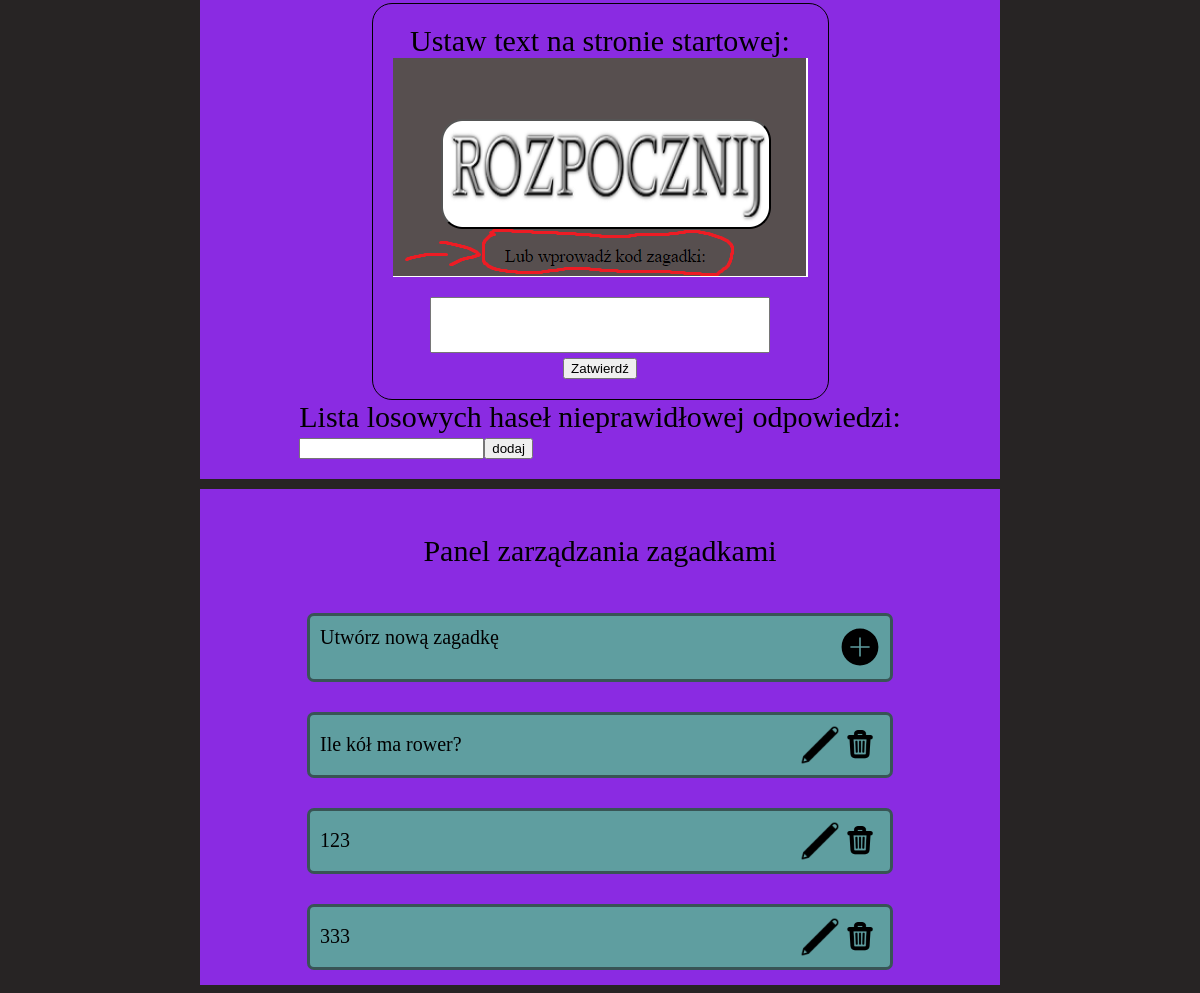
The app's page /administracja/ (signed in, lower part), older data.
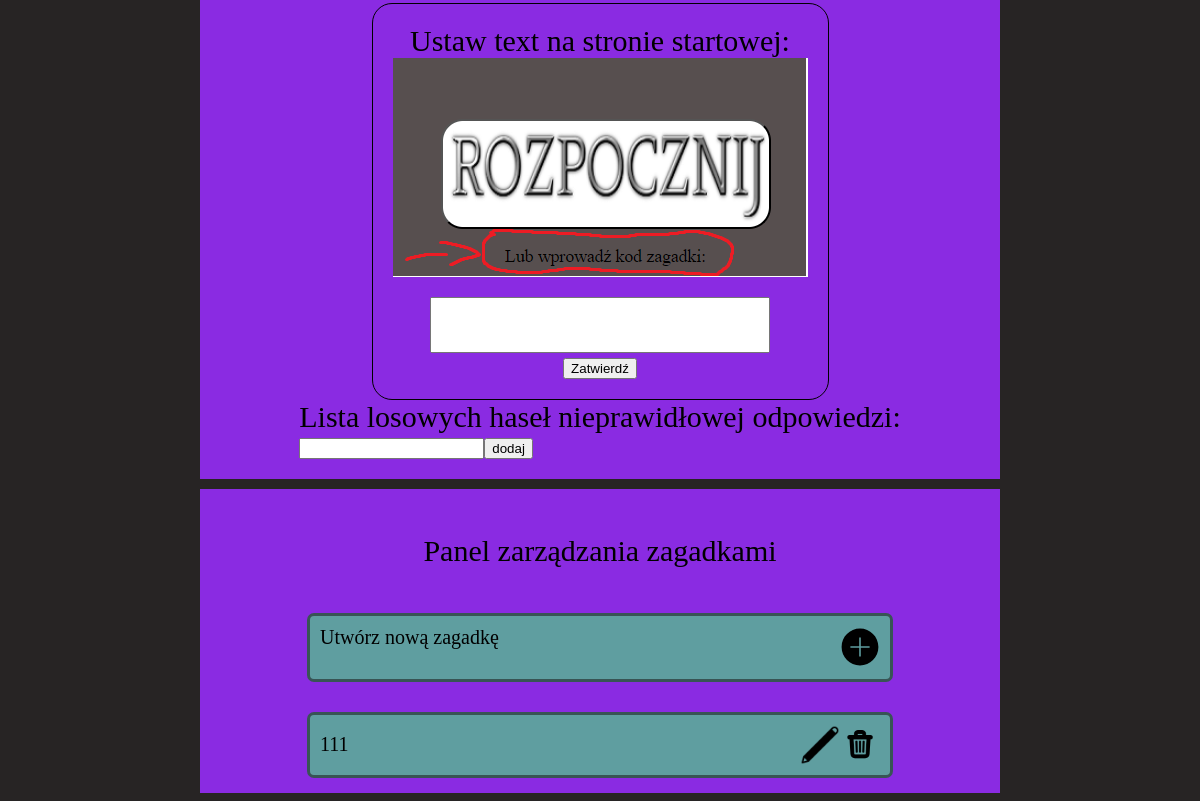
The same page, newer data.
### main/models.py (models this page shows)
class Zagadka(models.Model):
    tresc = models.CharField(max_length=50)
    odpowiedz = models.CharField(max_length=50)
    podp1 = models.CharField(max_length=50)
    podp2 = models.CharField(max_length=50)
    klucz_wejsciowy = models.CharField(max_length=50, default='brak')
    klucz_wynikowy = models.CharField(max_length=50, default='brak')
    grafika = models.FileField(upload_to='images/zagadki', default='none')
    numer = models.IntegerField(default=0)

### main/views.py (the view)
# urls.py: path('administracja/', Administracja.as_view()),
class Administracja(CreateView):
    def get(self, request, *args, **kwargs):
        if(request.user.is_authenticated):
            lista_zagadek = Zagadka.objects.all()
            lista_hasel = LosoweHasla.objects.all()
            return render(request, 'administracja.html', {'zagadki': lista_zagadek, 'hasla': lista_hasel})
        else:
            return HttpResponse(status = 403)

### main/templates/administracja.html (shortened to what this page needs)
{% load static %}
<!DOCTYPE html>
<html>
    <head>
        <link rel="stylesheet" type='text/css' href="{% static 'css/index.css' %}">
    </head>
    <body>
        <div class="container2">
            <div id="wgrywanie">
                <div id="text-start-edit">
                    Ustaw text na stronie startowej:
                    <img src="/media/images/rest/okno_start.png" id="start-img" />
                    <input type="text" name="text-start" id="text-start" />
                    <button id="but-start-text">Zatwierdź</button>
                </div>
                <div id="div-losowe-hasla">
                    Lista losowych haseł nieprawidłowej odpowiedzi:
                    <div class="div-haslo">
                        <input type="text" id="nowe-haslo" name="nowe-haslo" />
                        <button id="nowe-haslo-but">dodaj</button>
                    </div>
                </div>
            </div>
            <div id="zagadki">
                <hr />
                <p> Panel zarządzania zagadkami </p>
                <div id="utworz-zagadke">
                    <div class="zagadka-content" id="zagadka-content-nowa">
                        <div id="utworz-text-div">
                            Utwórz nową zagadkę
                        </div>
                    </div>
                    <div class="zagadka-icons" id="zagadka-icons-nowa">
                        <svg xmlns="http://www.w3.org/2000/svg" class="icon" id="nowa-zag-butt"  viewBox="0 0 50 50" width="30px" height="30px">    <path d="M25,2C12.317,2,2,12.317,2,25s10.317,23,23,23s23-10.317,23-23S37.683,2,25,2z M37,26H26v11h-2V26H13v-2h11V13h2v11h11V26z"/></svg>
                    </div>
                </div>
                {% for zagadka in zagadki %}
                    <div class="zagadka">
                        <div class="zagadka-content">
                            <div id="utworz-tekst-div">
                                {{zagadka.tresc}}
                            </div>
                        </div>
                        <div class="zagadka-icons">
                            <img src='/media/images/rest/edit.png' class = 'icon edit'/>
                            <img src='/media/images/rest/trash.png' class = 'icon remove'/>
                        </div>
                    </div>
                {% endfor %}
            </div>
        </div>
    </body>
</html>

Row changes from the older to the newer data that the page shows:
removed Zagadka: tresc "Ile kół ma rower?"
removed Zagadka: tresc "123"
removed Zagadka: tresc "333"
added Zagadka: tresc "111"
